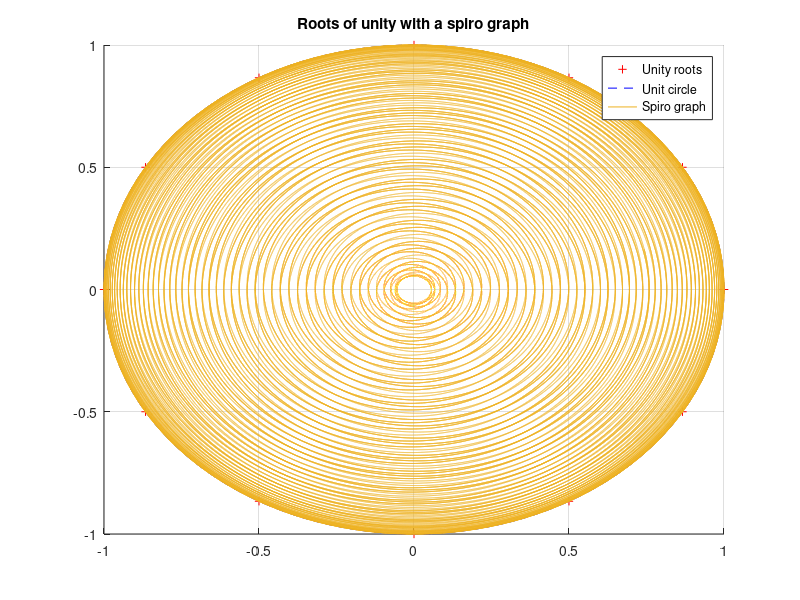

Reproduce this figure in MATLAB. (Note: this script raises an error after producing the figure.)
%---------------------------------------------------------------------
% File: CC_hw2.m
% Description: This script plots various circuit functions.
% Author: Caden Churchman, ccaden21@ksu.edu,
% (c)2021, Caden Churchman. All rights reserved.
% Date: 10 September 2021(Version 1.00)
% Platform: MATLAB Release R2021a, Ubuntu 20.04
% Reference: Steve Warren. ECE 512 Homework Assignment #2, (c)2021,
% Kansas State University
%---------------------------------------------------------------------

% Find the roots of unity for
N = 12;
n = 0:N;

% Calculate roots
roots = exp(2*n*pi*1j / N);

% Spiro graph
x = -1:0.001:1000;
a = @ (R, r, p, t) (R + r) * cos(t) + p * cos((R + r) * t / r);
b = @ (R, r, p, t) (R + r) * sin(t) + p * sin((R + r) * t / r);

% Spiro settings
R = 3;
r = 100;
p = 115;

% Find max to reduce to unit circle
m = max(a(R,r,p,x));

%% Plottings 
figure()
hold on
grid on

% Roots
h(1) = plot(real(roots), imag(roots), '+', 'color', 'r');

% Unit circle
h(2) = plot(cos(0:0.01:2*pi), sin(0:0.01:2*pi), '--', 'color', 'b');

% Spiro
plot(a(R,r,p,x) / m, b(R,r,p,x) / m)

% Configure
title("Roots of unity with a spiro graph");
legend("Unity roots", "Unit circle", "Spiro graph");
uistack(h(1), 'top');
pause(0.5);
uistack(h(2), 'top');
axis equal
print("out", "-dpng");
hold off